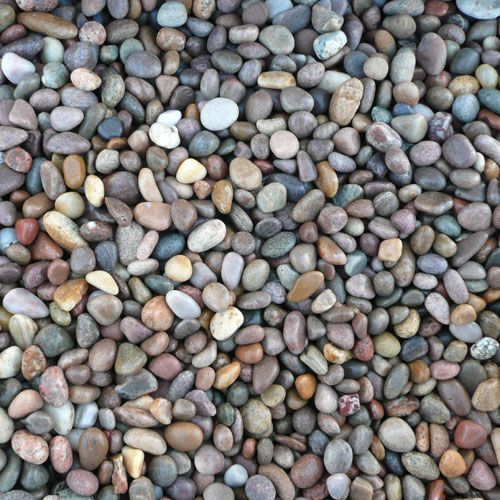
#> input picture img/sample_pebbles.jpg, 500 x 500 px
$ python main.py --image img/sample_pebbles.jpg
#> lines starting #> are read from the running program, lines starting #| are printed output that depends on the picture; after the words box and inside, x2 and y2 are one past the last pixel; in counts of white or black regions, pixels touching at a corner belong together
#> further down, img is the input picture: shape (500, 500, 3); mean B, G, R 120.5, 122.3, 125.8
### sizeCheck.py
import cv2
import numpy as np
import matplotlib.pyplot as plt

from numpy.core.shape_base import block


class SizeCheck:
    # def __init__(self, img):
    #    self.img = img

    def checkLargest(img):

        blockSize =51
        C = 5

        blur = cv2.GaussianBlur(img, (3, 3), 0)
        gray = cv2.cvtColor(blur, cv2.COLOR_BGR2GRAY)
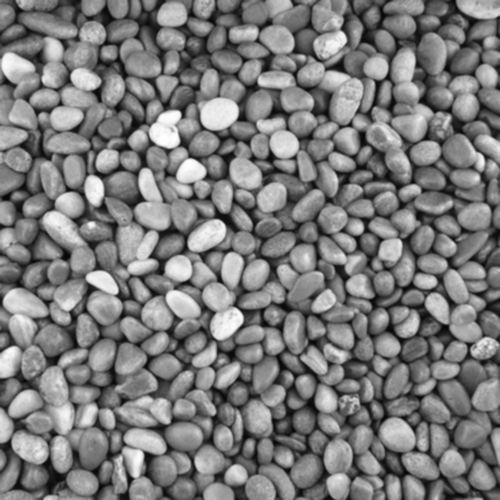
#> gray: shape (500, 500); min 5, max 254, mean 123.2

        #thresholdMean = cv2.adaptiveThreshold(gray,255,cv2.ADAPTIVE_THRESH_MEAN_C, cv2.THRESH_BINARY,blockSize, C)
        thresholdGaussian = cv2.adaptiveThreshold(gray, 255, cv2.ADAPTIVE_THRESH_GAUSSIAN_C, cv2.THRESH_BINARY, blockSize, C)
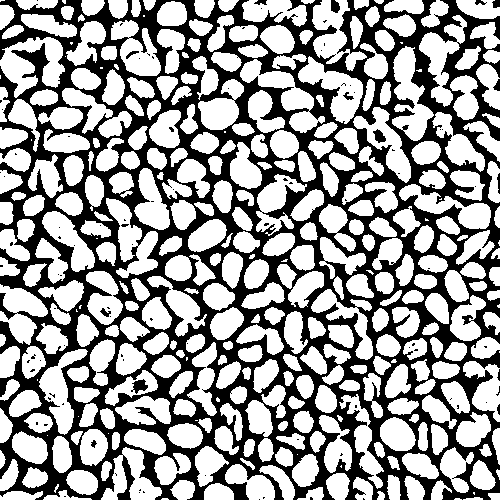
#> thresholdGaussian: shape (500, 500); 60.1% white; 97 black regions (82 under 20 px), largest, box (x1, y1, x2, y2) and area: (0, 0, 500, 500) 98553, (131, 379, 148, 394) 141, (373, 129, 386, 143) 108
        final = cv2.cvtColor(thresholdGaussian, cv2.COLOR_BGR2RGB)
        #cv2.imshow('Thresh-Mean', thresholdMean)

        # Perform connected component labeling
        n_labels, labels, stats, centroids = cv2.connectedComponentsWithStats(thresholdGaussian, connectivity=4)
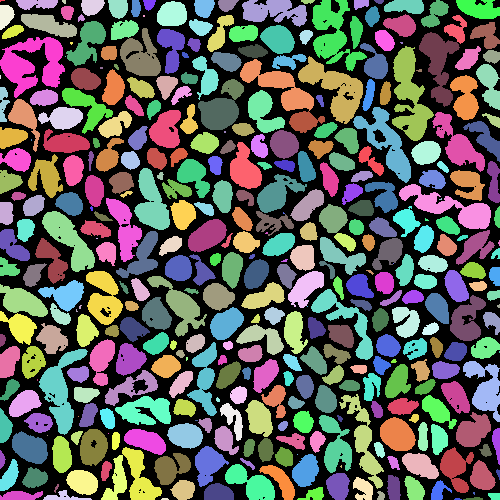
#> labels: shape (500, 500) int32; 388 distinct labels, from 0 to 387; one colour per label, 0 black
#> n_labels = 388; stats = 388 rows, first 6: [0, 0, 500, 500, 99658], [0, 0, 5, 2, 6], [16, 0, 42, 10, 313], [62, 0, 4, 4, 13], [81, 0, 24, 16, 294], [108, 0, 20, 19, 304]; centroids = 388 pairs, first value 0 to 499, second value 0.167 to 498.6

        # Create false color image and color background black
        colors = np.random.randint(0, 255, size=(n_labels, 3), dtype=np.uint8)
#> colors = 388 rows, first 8: [172, 10, 127], [140, 47, 170], [196, 151, 117], [166, 22, 183], [192, 204, 33], [216, 67, 179], [78, 154, 251], [82, 162, 219]
        colors[0] = [0, 0, 0]
        false_colors = colors[labels]
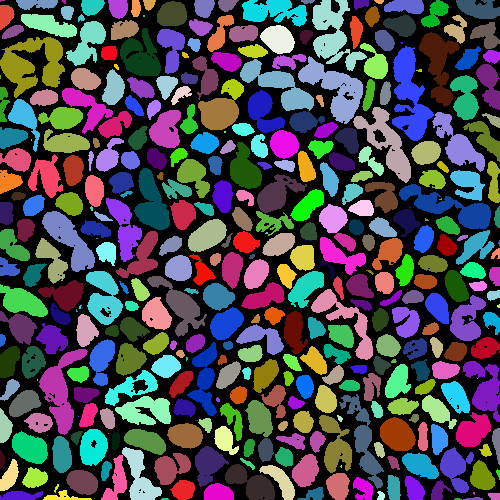
#> false_colors: shape (500, 500, 3); mean of channels 0, 1, 2 80.8, 73.1, 73.6; drawn as B, G, R

        # Label area of each polygon
        false_colors_area = false_colors.copy()
        for i, centroid in enumerate(centroids[1:], start=1):
            area = stats[i, 4]
            cv2.putText(false_colors_area, str(area), (int(centroid[0]), int(centroid[1])), cv2.FONT_HERSHEY_SIMPLEX, 0.2, (255, 255, 255), 1)
#> this loop made 387 passes
#> (centroid, area) on passes 2, 4, 5: ([36.38, 3.5], 313), ([91.57, 6.28], 294), ([117.9, 7.72], 304)
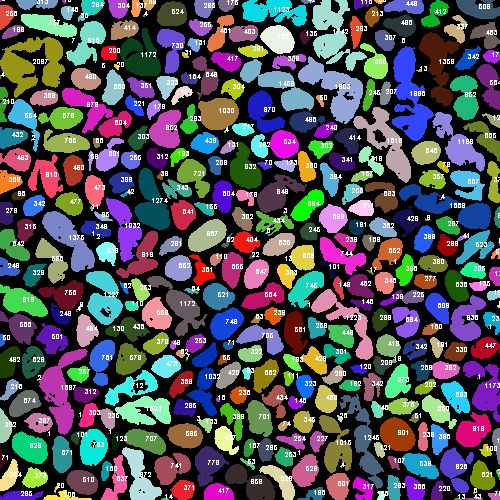
#> false_colors_area: shape (500, 500, 3); 4.33% of pixels changed, all inside (x1, y1, x2, y2) = (1, 0, 500, 499); drawn as B, G, R

        imgs = {'Original': img, 'Adapted-Gaussian': false_colors_area}
        # [6 lines of commented-out code are left out]
        cv2.imshow('Original sample', img)
        cv2.imshow('Area',false_colors_area)
        cv2.waitKey()
        cv2.destroyAllWindows()

### main.py
import cv2
import numpy as np
import argparse
from sizeCheck import SizeCheck

# For CLI arguments
ap = argparse.ArgumentParser()
# Filepath to image is necessary to run, colour is not implemented yet.
ap.add_argument('-i', '--image', help='Path to image')
ap.add_argument('-c', '--colour', help='Colour to detect')
args = vars(ap.parse_args())
img = cv2.imread(args["image"])


def main():
    # Opens the image from the given filepath in argument
    #filterColour()
    SizeCheck.checkLargest(img)


def filterColour():

    # Converts BGR to HSV for more accurate reading
    img_hsv = cv2.cvtColor(img, cv2.COLOR_BGR2HSV)

    # A hardcoded min-max colour range for GREEN
    img_mask = cv2.inRange(img_hsv, (35, 0, 0), (75, 255, 255))

    # Filters and applies mask to show output
    output = cv2.bitwise_and(img, img, mask=img_mask)
    cv2.imshow('green', output)

    # Output window is closed if any key is pressed
    cv2.waitKey()
    cv2.destroyAllWindows()


if __name__ == '__main__':
    main()
